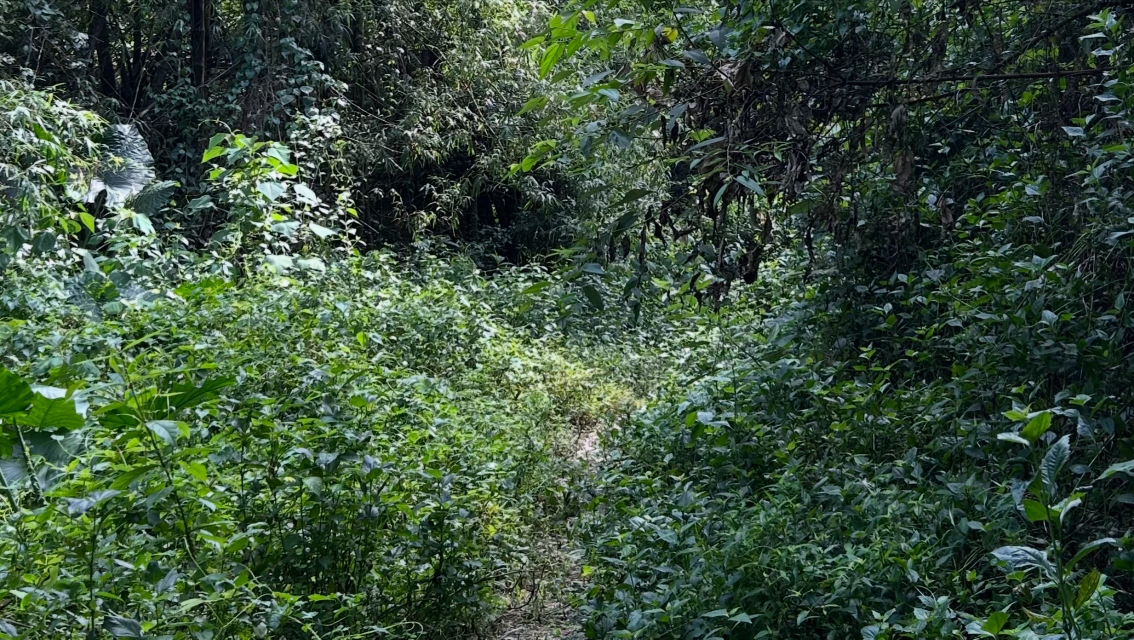
#> input picture 14-image-patches/img/src.jpg, 2268 x 1279 px (shown at 1/2 size)
$ python prep_img.py
#> lines starting #> are read from the running program, lines starting #| are printed output that depends on the picture
"""Prepare textures and patch statistics for img3d.html from img/src.jpg.
CLIP ViT-L/14-336 as used by LLaVA: pad to a square with the CLIP mean colour, resize to 336 x 336, cut 24 x 24 patches of 14 px."""
import os, json
import numpy as np
from PIL import Image, ImageDraw, ImageFont
os.chdir(os.path.join(os.path.dirname(os.path.abspath(__file__)), 'img'))
src = Image.open('src.jpg').convert('RGB'); W, H = src.size
#> further down, src is the input picture: PIL image 2268x1279 RGB; mean R, G, B 59.3, 80.5, 60
#> after `W, H = src.size`: W = 2268; H = 1279
raw = open('src.jpg', 'rb').read()
src.resize((2048, round(2048 * H / W)), Image.LANCZOS).save('full.jpg', quality=92)
MEAN = (122, 116, 104)   # CLIP image mean * 255 (LLaVA expand2square)
S = max(W, H); sq = Image.new('RGB', (S, S), MEAN); sq.paste(src, (0, (S - H) // 2))
#> after `S = max(W, H)`: S = 2268
#> after `sq = Image.new('RGB', (S, S), MEAN)`:
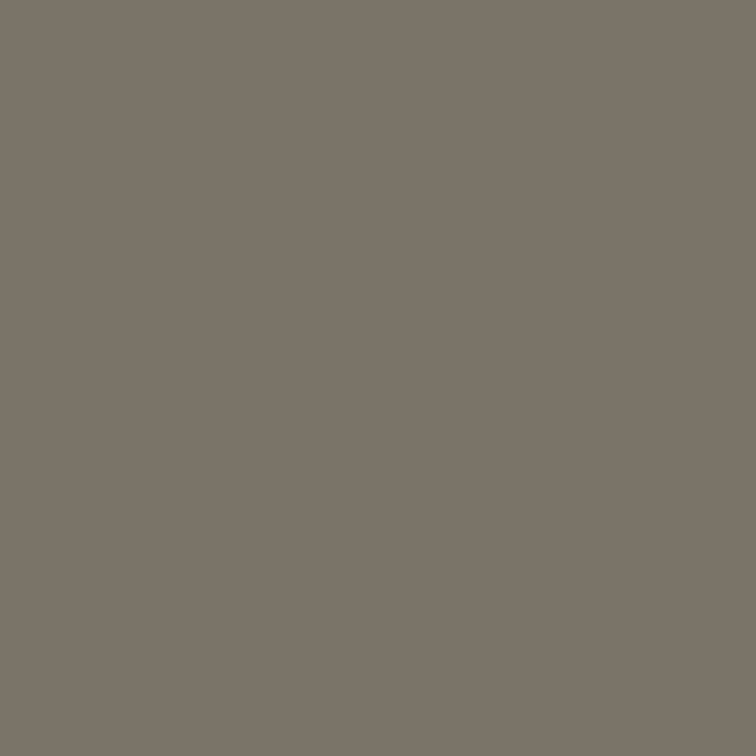
#> sq: PIL image 2268x2268 RGB (shown at 1/3 size); mean R, G, B 122, 116, 104
#> after `sq.paste(src, (0, (S - H) // 2))`:
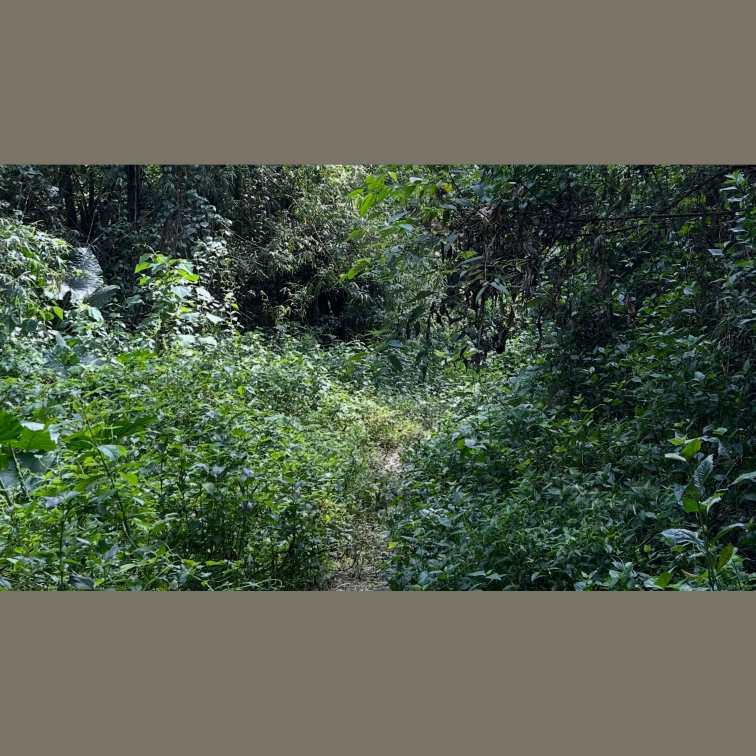
#> sq: PIL image 2268x2268 RGB (shown at 1/3 size); mean R, G, B 86.6, 96, 79.2
sq.resize((1344, 1344), Image.LANCZOS).save('hi_pad.png')
lo = sq.resize((336, 336), Image.BICUBIC); lo.save('lo_pad.png')
#> after `lo = sq.resize((336, 336), Image.BICUBIC)`:
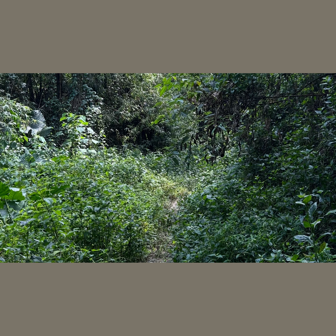
#> lo: PIL image 336x336 RGB; mean R, G, B 86.6, 96, 79.2
a = np.asarray(lo).astype(float) / 255
y0, y1 = (S - H) // 2 * 336 / S, ((S - H) // 2 + H) * 336 / S
#> y0 = 73.19; y1 = 262.7
feats = []
for r in range(24):
    for c in range(24):
        p = a[r*14:(r+1)*14, c*14:(c+1)*14].reshape(-1, 3)
        feats.append({'m': [round(x, 4) for x in p.mean(0)], 'v': round(float(p.std(0).mean()), 4),
                      'pad': bool((r+1)*14 <= y0 or r*14 >= y1)})
#> after the loop, feats = 576 items
fw, fh = 4096, round(4096 * H / W)          # the real file bytes as a hex field
#> fw = 4096; fh = 2310
im = Image.new('L', (fw, fh), 255); d = ImageDraw.Draw(im)
#> after `im = Image.new('L', (fw, fh), 255)`: im: PIL image 4096x2310 L; every value is 255
f = ImageFont.truetype('/usr/share/fonts/truetype/dejavu/DejaVuSansMono.ttf', 11)
cw, lh = 19.5, 13; per = int(fw // cw)
#> after `per = int(fw // cw)`: per = 210
for rr in range(int(fh // lh)):
    for k, b in enumerate(raw[rr*per:(rr+1)*per]): d.text((2 + k*cw, rr*lh), f'{b:02X}', font=f, fill=40)
im.save('hex.png')
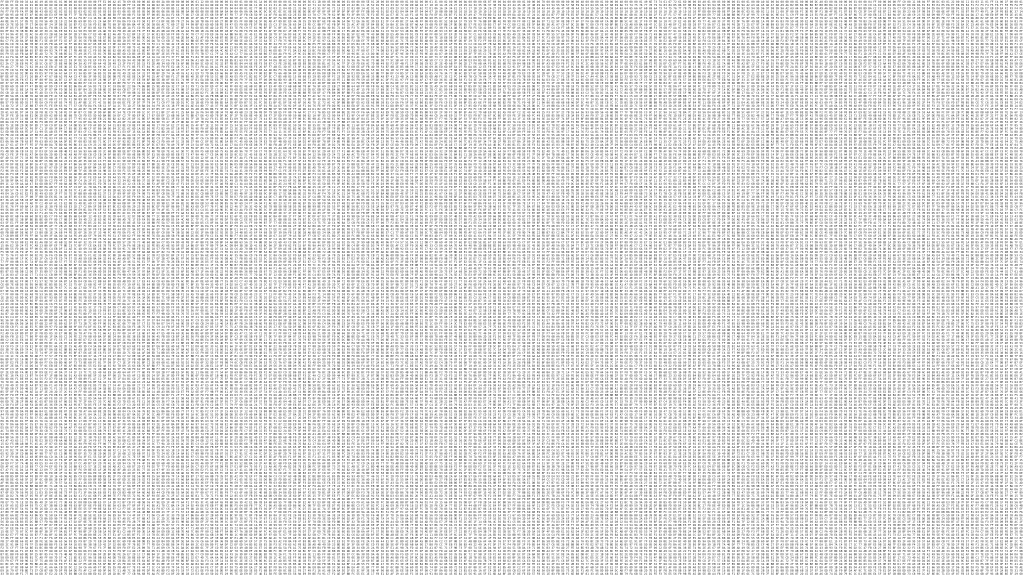
#> saved as hex.png: PIL image 4096x2310 L (shown at 1/4 size); min 40, max 255, mean 224.5
# caption ids: GPT-4o tokenizer on 「一條小路沒入茂密的綠色草叢裡。」
caption = [2432,140584,5820,14385,108738,8130,21290,224,23762,1616,14669,254,4472,16244,948,95,10410,94,788]
json.dump({'W': W, 'H': H, 'bytes': len(raw), 'feats': feats, 'mcu': [-(-W // 16), -(-H // 16)], 'caption': caption}, open('meta.json', 'w'))
print(W, H, len(raw), sum(x['pad'] for x in feats), 'padding patches')
#| 2268 1279 1203297 240 padding patches
